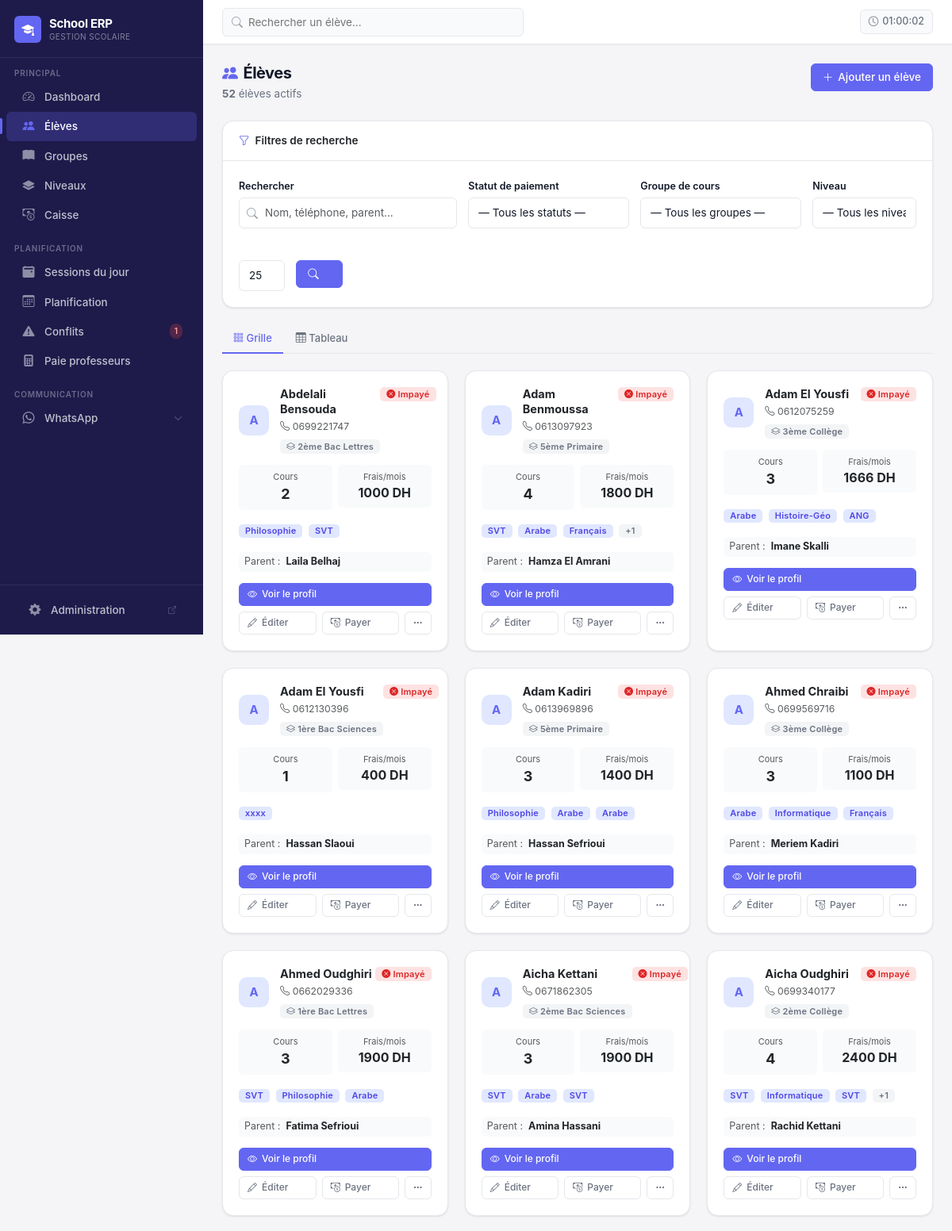
The app's page /students/ (signed in, upper part) with its own data.
### core/models.py (models this page shows, shortened)
class Student(models.Model):
    name = models.CharField(max_length=100, verbose_name="Nom complet")
    phone = models.CharField(max_length=20, blank=True, verbose_name="Téléphone élève")
    parent_contact = models.CharField(max_length=20, verbose_name="Téléphone parent")
    parent_name = models.CharField(max_length=100, blank=True, verbose_name="Nom du parent")
    address = models.TextField(blank=True, verbose_name="Adresse")
    date_of_birth = models.DateField(null=True, blank=True, verbose_name="Date de naissance")
    level = models.ForeignKey(
        Level,
        on_delete=models.SET_NULL,
        null=True,
        blank=True,
        related_name='students',
        verbose_name="Niveau scolaire"
    )
    enrollments = models.ManyToManyField(
        CourseGroup,
        through='Enrollment',
        related_name='students',
        verbose_name="Groupes inscrits"
    )
    is_active = models.BooleanField(default=True, verbose_name="Actif")
    created_at = models.DateTimeField(auto_now_add=True)
    notes = models.TextField(blank=True, verbose_name="Notes")
    class Meta:
        verbose_name = "Élève"
        verbose_name_plural = "Élèves"
        ordering = ['name']
    def total_monthly_fees(self):
        active_enrollments = self.enrollment_set.filter(is_active=True)
        total = sum((e.course_group.monthly_price for e in active_enrollments), Decimal('0.00'))
        return total
    def payment_status(self):
        from .utils import calculate_student_monthly_total
        current_month = timezone.now().date().replace(day=1)
        required = calculate_student_monthly_total(self)
        paid = (
            self.payments
            .filter(month_covered=current_month, status='PAID')
            .aggregate(total=Sum('amount'))['total']
            or Decimal('0')
        )
        if required == 0:
            return 'OK'  # No courses = nothing to pay
        if paid >= required:
            return 'OK'
        elif paid > 0:
            return 'PARTIAL'
        return 'UNPAID'

class Level(models.Model):
    name = models.CharField(max_length=100, unique=True, verbose_name="Nom du niveau")
    order = models.PositiveIntegerField(default=0, verbose_name="Ordre d'affichage")
    class Meta:
        verbose_name = "Niveau"
        verbose_name_plural = "Niveaux"
        ordering = ['order', 'name']

class Enrollment(models.Model):
    student = models.ForeignKey(Student, on_delete=models.CASCADE)
    course_group = models.ForeignKey(CourseGroup, on_delete=models.CASCADE)
    enrolled_date = models.DateField(auto_now_add=True, verbose_name="Date d'inscription")
    is_active = models.BooleanField(default=True, verbose_name="Active")
    next_payment_date = models.DateField(null=True, blank=True, verbose_name="Prochaine date de paiement")
    class Meta:
        verbose_name = "Inscription"
        verbose_name_plural = "Inscriptions"
        unique_together = [['student', 'course_group']]

class CourseGroup(models.Model):
    DAYS_CHOICES = [
        ('MON', 'Lundi'),
        ('TUE', 'Mardi'),
        ('WED', 'Mercredi'),
        ('THU', 'Jeudi'),
        ('FRI', 'Vendredi'),
        ('SAT', 'Samedi'),
        ('SUN', 'Dimanche'),
    ]
    name = models.CharField(max_length=100, verbose_name="Nom du groupe")
    subject = models.CharField(max_length=100, verbose_name="Matière")
    level = models.ForeignKey(
        Level,
        on_delete=models.SET_NULL,
        related_name='course_groups',
        verbose_name="Niveau",
        null=True,
        blank=True
    )
    monthly_price = models.DecimalField(
        max_digits=8,
        decimal_places=2,
        validators=[MinValueValidator(Decimal('0.01'))],
        verbose_name="Prix mensuel (DH)"
    )
    teacher = models.ForeignKey(
        Teacher,
        on_delete=models.PROTECT,
        related_name='course_groups',
        verbose_name="Professeur"
    )
    is_active = models.BooleanField(default=True, verbose_name="Actif")
    created_at = models.DateTimeField(auto_now_add=True)
    class Meta:
        verbose_name = "Groupe de cours"
        verbose_name_plural = "Groupes de cours"
        ordering = ['name']

### core/views.py (the view)
# urls.py: path('students/', views.students_list, name='students_list'),
def students_list(request):
    students_qs = Student.objects.filter(
        is_active=True
    ).prefetch_related(
        'enrollment_set__course_group',
        'payments'
    ).select_related()
    student_filter = StudentFilter(request.GET, queryset=students_qs)
    filtered_qs = student_filter.qs.order_by('name')
    page = request.GET.get('page', 1)
    per_page = request.GET.get('per_page', '25')
    try:
        per_page = int(per_page)
        if per_page not in [10, 25, 50, 100]:
            per_page = 25
    except (ValueError, TypeError):
        per_page = 25
    paginator = Paginator(filtered_qs, per_page)
    students = paginator.get_page(page)
    qs_dict = request.GET.copy()
    qs_dict.pop('page', None)
    querystring = qs_dict.urlencode()
    filters_active = any([
        request.GET.get('q'),
        request.GET.get('payment_status'),
        request.GET.get('course_group'),
        request.GET.get('is_active') and request.GET.get('is_active') != '',
    ])
    context = {
        'students': students,
        'filter': student_filter,
        'per_page': per_page,
        'querystring': querystring,
        'filters_active': filters_active,
        'total_students': students_qs.count(),
        'filtered_count': filtered_qs.count(),
    }
    return render(request, 'core/students_list.html', context)

### templates/core/students_list.html (shortened to what this page needs)
{% extends 'core/base.html' %}
{% load static %}
{% block content %}
<div class="page-header d-flex align-items-start justify-content-between">
  <div>
    <h1 class="page-title"><i class="bi bi-people-fill me-2" style="color:var(--primary);"></i>Élèves</h1>
    <p class="page-subtitle">
      {% if filters_active %}
        <strong>{{ filtered_count }}</strong> sur <strong>{{ total_students }}</strong> élèves correspondent aux filtres
      {% else %}
        <strong>{{ students.paginator.count }}</strong> élèves actifs
      {% endif %}
    </p>
  </div>
  <a href="{% url 'core:student_create' %}" class="btn btn-primary">
    <i class="bi bi-plus-lg"></i> Ajouter un élève
  </a>
</div>
<div class="card mb-4">
  <div class="card-header d-flex align-items-center justify-content-between">
    <span><i class="bi bi-funnel me-2" style="color:var(--primary);"></i>Filtres de recherche</span>
  </div>
  <div class="card-body">
    <form method="get" id="filterForm" class="row g-3">
      <div class="col-md-4">
        <label for="search" class="form-label">Rechercher</label>
        <div style="position:relative;">
          <i class="bi bi-search" style="position:absolute;left:10px;top:50%;transform:translateY(-50%);color:var(--text-muted);"></i>
          <input type="text" class="form-control" id="search" name="q"
                 placeholder="Nom, téléphone, parent…" value="{{ request.GET.q }}"
                 style="padding-left:32px;">
        </div>
      </div>
      <div class="col-md-3">
        <label for="payment_status" class="form-label">Statut de paiement</label>
        <select class="form-select" id="payment_status" name="payment_status">
          <option value="">— Tous les statuts —</option>
        </select>
      </div>
      <div class="col-md-3">
        <label for="course_group" class="form-label">Groupe de cours</label>
        <select class="form-select" id="course_group" name="course_group">
          <option value="">— Tous les groupes —</option>
        </select>
      </div>
      <div class="col-md-2">
        <label for="level" class="form-label">Niveau</label>
        <select class="form-select" id="level" name="level">
          <option value="">— Tous les niveaux —</option>
        </select>
      </div>
      <div class="col-md-1">
        <label class="form-label">&nbsp;</label>
        <select id="per_page" name="per_page" class="form-select">
          <option value="25"  {% if per_page == 25  %}selected{% endif %}>25</option>
        </select>
      </div>
      <div class="col-md-1">
        <label class="form-label">&nbsp;</label>
        <button type="submit" class="btn btn-primary w-100">
          <i class="bi bi-search"></i>
        </button>
      </div>
    </form>
  </div>
</div>
<ul class="nav nav-tabs mb-4" role="tablist">
  <li class="nav-item">
    <button class="nav-link active" id="grid-tab" data-bs-toggle="tab" data-bs-target="#gridView" type="button">
      <i class="bi bi-grid-3x3-gap"></i> Grille
    </button>
  </li>
  <li class="nav-item">
    <button class="nav-link" id="table-tab" data-bs-toggle="tab" data-bs-target="#tableView" type="button">
      <i class="bi bi-table"></i> Tableau
    </button>
  </li>
</ul>
<div class="tab-content">
  <div class="tab-pane fade show active" id="gridView">
    <div class="row g-4 mb-4">
      {% for student in students %}
        <div class="col-md-6 col-xl-4">
          <div class="card h-100 student-card">
            <div class="card-body">
              <div class="d-flex align-items-start justify-content-between mb-3">
                <div class="d-flex align-items-center gap-3">
                  <div class="student-avatar" data-initials="{{ student.name|slice:':2'|upper }}">
                    {{ student.name|slice:':1'|upper }}
                  </div>
                  <div>
                    <div class="fw-700 text-dark" style="font-size:14.5px;line-height:1.3;">{{ student.name }}</div>
                    <small class="text-muted">
                      <i class="bi bi-telephone"></i> {{ student.parent_contact }}
                    </small>
                    {% if student.level %}
                      <div class="mt-1">
                        <a href="{% url 'core:level_detail' student.level.id %}" class="text-decoration-none">
                          <span class="badge badge-secondary"><i class="bi bi-layers"></i> {{ student.level.name }}</span>
                        </a>
                      </div>
                    {% endif %}
                  </div>
                </div>
                {% with status=student.payment_status %}
                  {% if status == 'OK' %}
                    <span class="badge badge-success"><i class="bi bi-check-circle-fill"></i> Payé</span>
                  {% elif status == 'PARTIAL' %}
                    <span class="badge badge-warning"><i class="bi bi-exclamation-circle-fill"></i> Partiel</span>
                  {% else %}
                    <span class="badge badge-danger"><i class="bi bi-x-circle-fill"></i> Impayé</span>
                  {% endif %}
                {% endwith %}
              </div>
              <div class="row g-2 mb-3">
                <div class="col-6">
                  <div class="p-2 rounded text-center" style="background:var(--surface-alt);">
                    <div class="text-muted" style="font-size:11px;">Cours</div>
                    <div class="fw-700" style="font-size:18px;">{{ student.enrollment_set.count }}</div>
                  </div>
                </div>
                <div class="col-6">
                  <div class="p-2 rounded text-center" style="background:var(--surface-alt);">
                    <div class="text-muted" style="font-size:11px;">Frais/mois</div>
                    <div class="fw-700" style="font-size:16px;">{{ student.total_monthly_fees|floatformat:0 }} DH</div>
                  </div>
                </div>
              </div>
              {% with courses=student.enrollment_set.all|slice:":3" %}
                {% if courses %}
                  <div class="mb-3">
                    {% for e in courses %}
                      <span class="badge badge-primary me-1 mb-1">{{ e.course_group.subject }}</span>
                    {% endfor %}
                    {% with more=student.enrollment_set.count|add:"-3" %}
                      {% if more > 0 %}
                        <span class="badge badge-secondary">+{{ more }}</span>
                      {% endif %}
                    {% endwith %}
                  </div>
                {% endif %}
              {% endwith %}
              <div class="mb-3 px-2 py-1 rounded" style="background:var(--surface-alt);font-size:12.5px;">
                <span class="text-muted">Parent :</span>
                <strong class="ms-1">{{ student.parent_name|default:student.parent_contact }}</strong>
              </div>
              <div class="d-grid gap-2">
                <a href="{% url 'core:student_page' student.id %}" class="btn btn-primary btn-sm">
                  <i class="bi bi-eye"></i> Voir le profil
                </a>
                <div class="d-flex gap-2">
                  <a href="{% url 'core:student_edit' student.id %}" class="btn btn-outline-secondary btn-sm flex-grow-1">
                    <i class="bi bi-pencil"></i> Éditer
                  </a>
                  <a href="{% url 'core:payment_create' %}?student_id={{ student.id }}" class="btn btn-outline-secondary btn-sm flex-grow-1">
                    <i class="bi bi-cash-coin"></i> Payer
                  </a>
                  <div class="dropdown">
                    <button class="btn btn-outline-secondary btn-sm" data-bs-toggle="dropdown">
                      <i class="bi bi-three-dots"></i>
                    </button>
                  </div>
                </div>
              </div>
            </div>
          </div>
        </div>
      {% endfor %}
    </div>
  </div>
</div>
{% endblock %}

### records on screen
Student: name "A", name "Abdelali Bensouda", parent_contact "0699221747", level.name "2ème Bac Lettres", enrollment_set.count "2", total_monthly_fees "1000", parent_name "Laila Belhaj"
Enrollment: course_group.subject "Philosophie"
Enrollment: course_group.subject "SVT"
Student: name "A", name "Adam Benmoussa", parent_contact "0613097923", level.name "5ème Primaire", enrollment_set.count "4", total_monthly_fees "1800", enrollment_set "1", parent_name "Hamza El Amrani"
Enrollment: course_group.subject "SVT"
Enrollment: course_group.subject "Arabe"
Enrollment: course_group.subject "Français"
Student: name "A", name "Adam El Yousfi", parent_contact "0612075259", level.name "3ème Collège", enrollment_set.count "3", total_monthly_fees "1666", parent_name "Imane Skalli"
Enrollment: course_group.subject "Arabe"
Enrollment: course_group.subject "Histoire-Géo"
Enrollment: course_group.subject "ANG"
Student: name "A", name "Adam El Yousfi", parent_contact "0612130396", level.name "1ère Bac Sciences", enrollment_set.count "1", total_monthly_fees "400", parent_name "Hassan Slaoui"
Enrollment: course_group.subject "xxxx"
Student: name "A", name "Adam Kadiri", parent_contact "0613969896", level.name "5ème Primaire", enrollment_set.count "3", total_monthly_fees "1400", parent_name "Hassan Sefrioui"
Enrollment: course_group.subject "Philosophie"
Enrollment: course_group.subject "Arabe"
Enrollment: course_group.subject "Arabe"
Student: name "A", name "Ahmed Chraibi", parent_contact "0699569716", level.name "3ème Collège", enrollment_set.count "3", total_monthly_fees "1100", parent_name "Meriem Kadiri"
Enrollment: course_group.subject "Arabe"
Enrollment: course_group.subject "Informatique"
Enrollment: course_group.subject "Français"
Student: name "A", name "Ahmed Oudghiri", parent_contact "0662029336", level.name "1ère Bac Lettres", enrollment_set.count "3", total_monthly_fees "1900", parent_name "Fatima Sefrioui"
Enrollment: course_group.subject "SVT"
Enrollment: course_group.subject "Philosophie"
Enrollment: course_group.subject "Arabe"
Student: name "A", name "Aicha Kettani", parent_contact "0671862305", level.name "2ème Bac Sciences", enrollment_set.count "3", total_monthly_fees "1900", parent_name "Amina Hassani"
Enrollment: course_group.subject "SVT"
Enrollment: course_group.subject "Arabe"
Enrollment: course_group.subject "SVT"
Student: name "A", name "Aicha Oudghiri", parent_contact "0699340177", level.name "2ème Collège", enrollment_set.count "4", total_monthly_fees "2400", enrollment_set "1", parent_name "Rachid Kettani"
Enrollment: course_group.subject "SVT"
Enrollment: course_group.subject "Informatique"
Enrollment: course_group.subject "SVT"

### other values on screen
{{ conflict_count }} "1"
{{ students.paginator.count }} "52"
